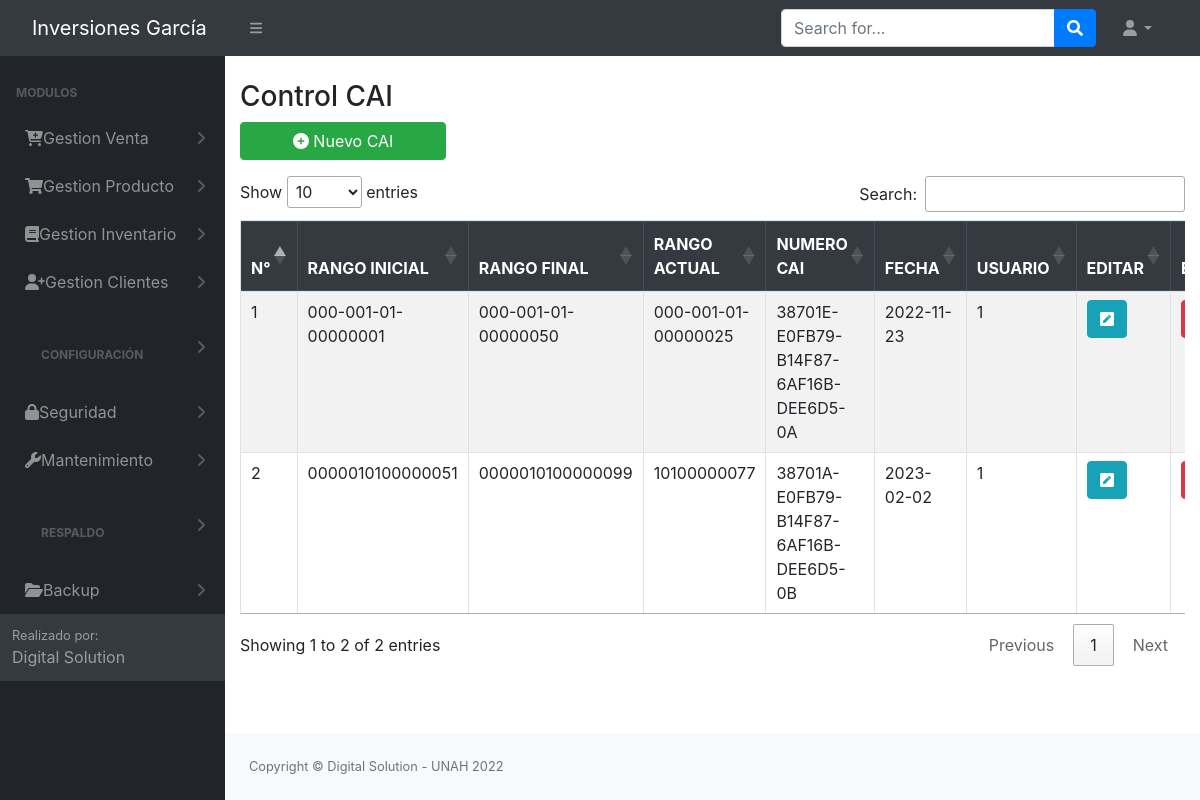
The page /src/CAI.php (signed in) on the database as committed earlier.
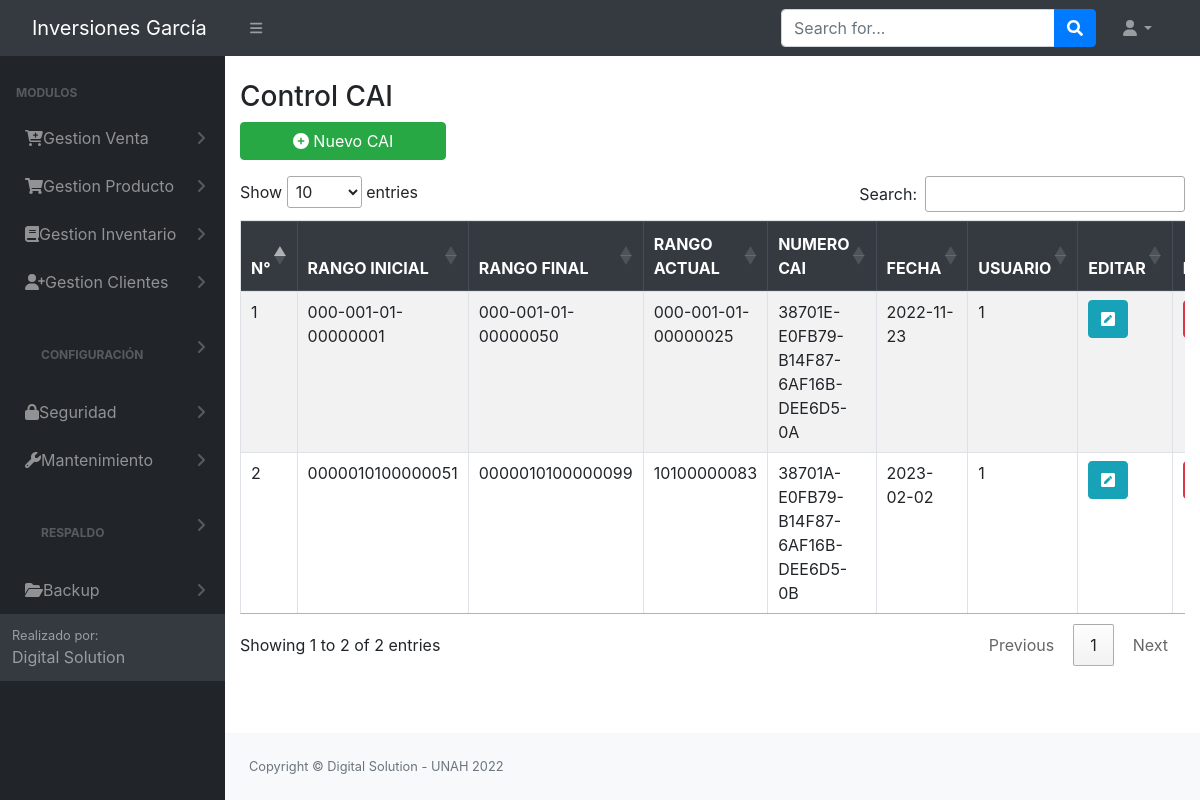
The same page on the database as committed later.
### tables this page shows
CREATE TABLE `tbl_cai` (
  `id` int(11) NOT NULL AUTO_INCREMENT,
  `rango_inicial` varchar(30) NOT NULL,
  `rango_final` varchar(30) NOT NULL,
  `rango_actual` varchar(30) NOT NULL,
  `numero_CAI` varchar(100) NOT NULL,
  `fecha_vencimiento` date DEFAULT NULL,
  `id_usuario` int(11) NOT NULL,
  PRIMARY KEY (`id`),
  KEY `id_usuario` (`id_usuario`)
);

### config/conex.php (called while the page is built, shortened)
<?php
     function getConexion()
    {
        $db = new PDO('mysql:host=localhost:3306;dbname=bd_inversiones_garcia', 'root', '');
        return $db;
    }
?>

### modelos/modelo_principal.php (called while the page is built, shortened)
<?php
class ModeloPrincipal
{
    private $db;
    private $datos;
    public function __construct()
    {
        require_once '../config/conex.php';
        $this->db = getConexion();
    }
    public function insertargeneral($sql)
    {
        $this->db = getConexion();
        $resultado = $this->db->query($sql);
        if ($resultado) {
            return true;
        } else {
            return false;
        }
    }
    public function mostrargeneral($consulta)
    {
        $resu = $this->db->query($consulta);
        while ($filas = $resu->FETCHALL(PDO::FETCH_ASSOC)) {
            $this->datos[] = $filas;
        }
        return $this->datos;
    }
}

### controladores/controlador_CAI.php (the view, shortened to what this page needs)
<?php
    include_once '../modelos/modelo_principal.php';
    include_once('../Login/header.php');
    $id = $_SESSION['rol'];
    $sql = mysqli_query($conn, "SELECT * FROM tbl_permisos where ID_OBJETO = 22 and ID_ROL = '$id'");
    $row = mysqli_fetch_array($sql);
    $modificar = $row['permiso_modificar'];
    $eliminar = $row['permiso_eliminacion'];
    class CAIContralador
    {
        static public function mostrarCAI()
        {
            global $eliminar;
            global $modificar;
            $CAI = new ModeloPrincipal();
            $matriz = $CAI->mostrargeneral("select * from tbl_cai;");
            $ii = 0;
            if($matriz != null)
            {
                foreach ($matriz as $key => $value)   {
                    foreach ($value as $registro) {?>
                        <tr>
                        <td><?=$ii = $ii + 1?></td>
                        <td><?=$registro['rango_inicial']?></td>
                        <td><?=$registro['rango_final']?></td>
                        <td><?=$registro['rango_actual']?></td>
                        <td><?=$registro['numero_CAI']?></td>
                        <td><?=$registro['fecha_vencimiento']?></td>
                        <td><?=$registro['id_usuario']?></td>
                        <?php
                            if ($modificar == 1) { ?>
                                <th><a href="../src/modificar_CAI.php?id=<?= $registro['id'] ?>" class='btn btn-round btn-info'><i class='fas fa-pen-square'style='color: white'></i></a></th>
                        <?php }
                            if ($eliminar == 1) { ?>
                                <th><a onclick="eliminar(<?= $registro['id'] ?>)"  class='btn btn-round btn-danger' type='submit'><i class='fas fa-trash-alt' style="color: white;"></i></a></th>
                            <?php } ?>
                    </tr>
                <?php   }
                }
            }
        }
    }
?>

Rows that differ between the two databases and show on the page:
changed tbl_cai "38701A-E0FB79-B14F87-6AF16B-DEE6D5-0B": rango_actual "10100000077" → "10100000083"
